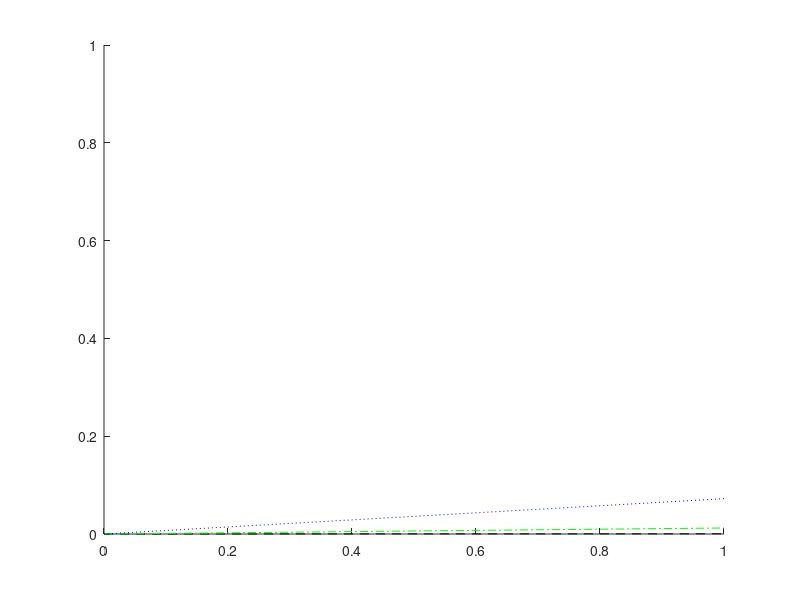

The MATLAB script that drew this image:
ax = gca;
xmnmx = xlim(ax);
ymnmx = ylim(ax);
hold on

y = 0.0004*(xmnmx).^0.91;
plot(ax,xmnmx,y,'--k','DisplayName','O''Brien-Jarrett')

y = 0.0123*(xmnmx).^0.81;
plot(ax,xmnmx,y,'-.g','DisplayName','T-H-H Rias')

y = 0.0722*(xmnmx).^0.81;
plot(ax,xmnmx,y,':b','DisplayName','T-H-H Fjords')

ylim(ymnmx);

hold off